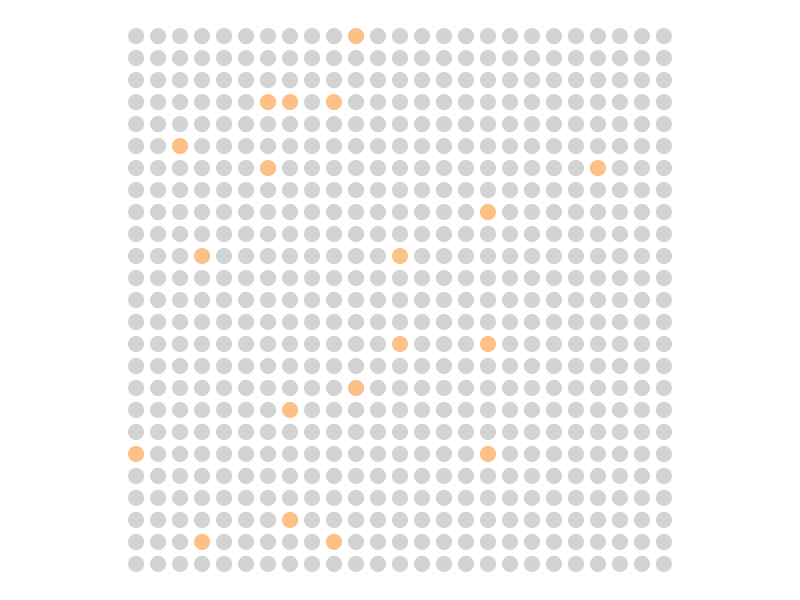
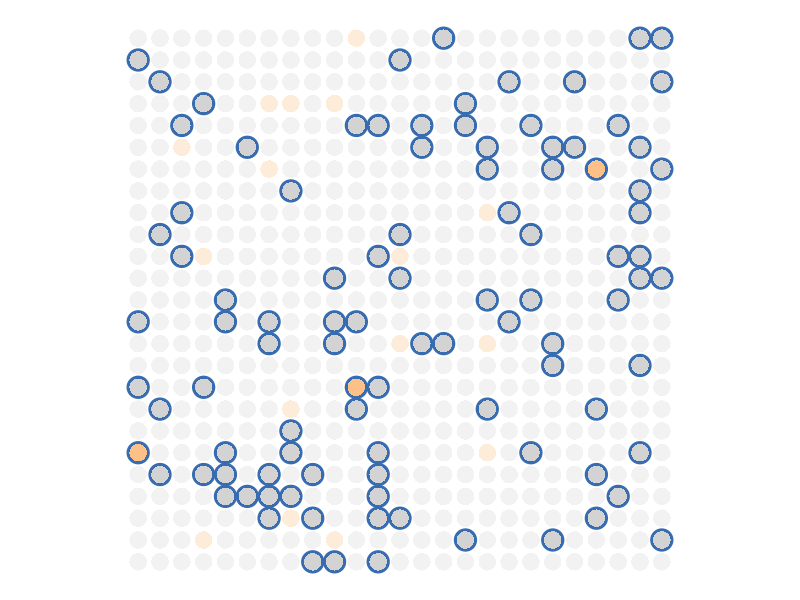
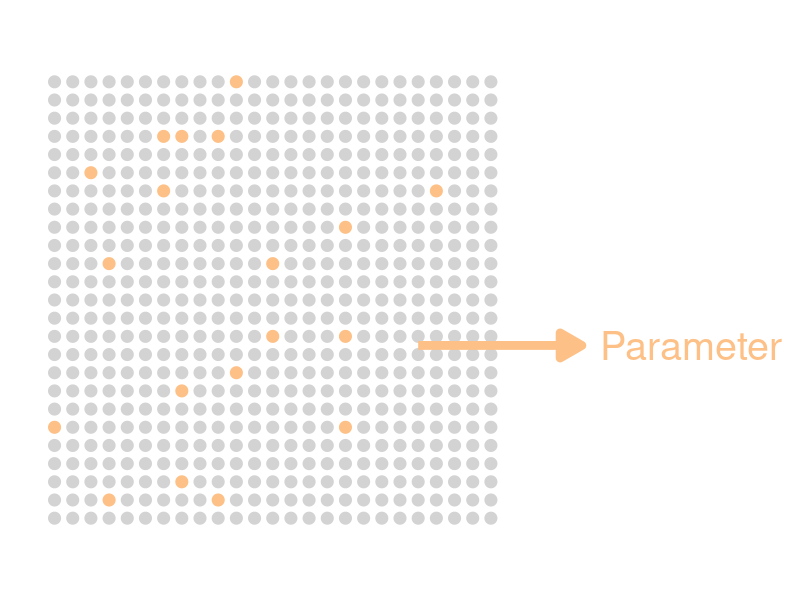
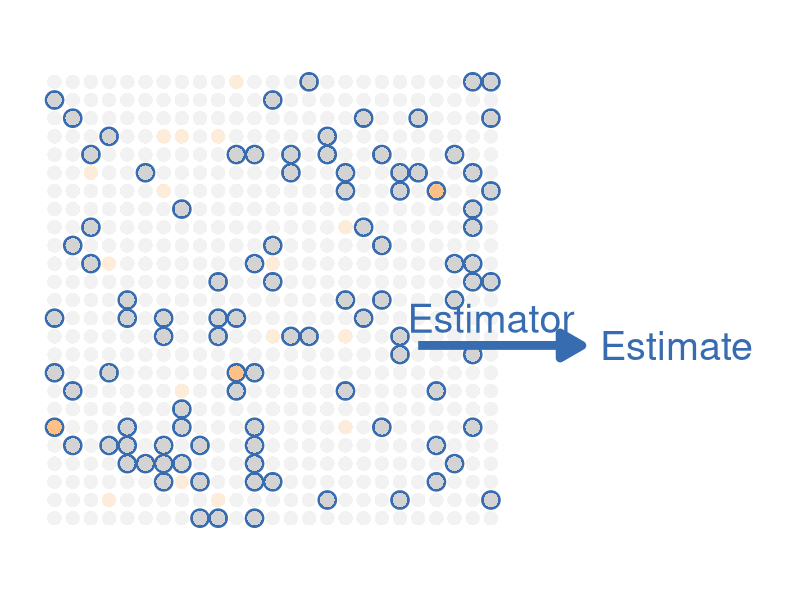
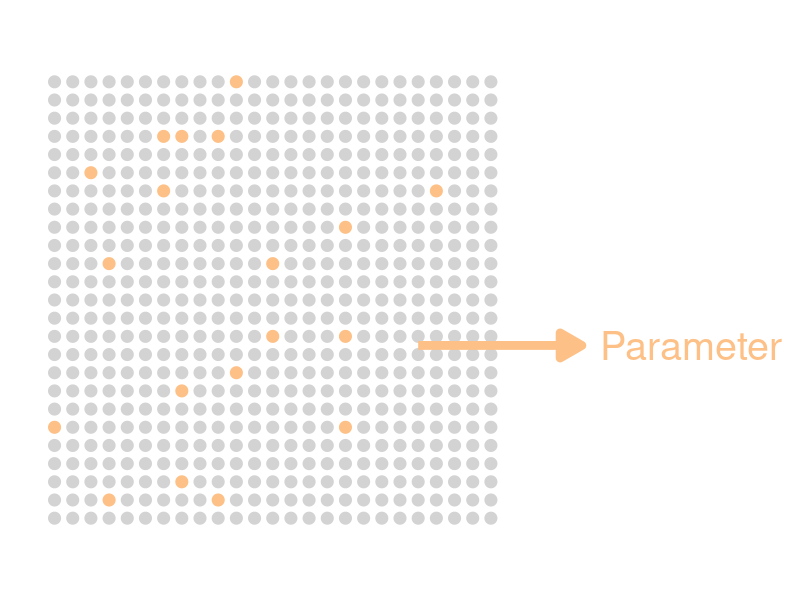
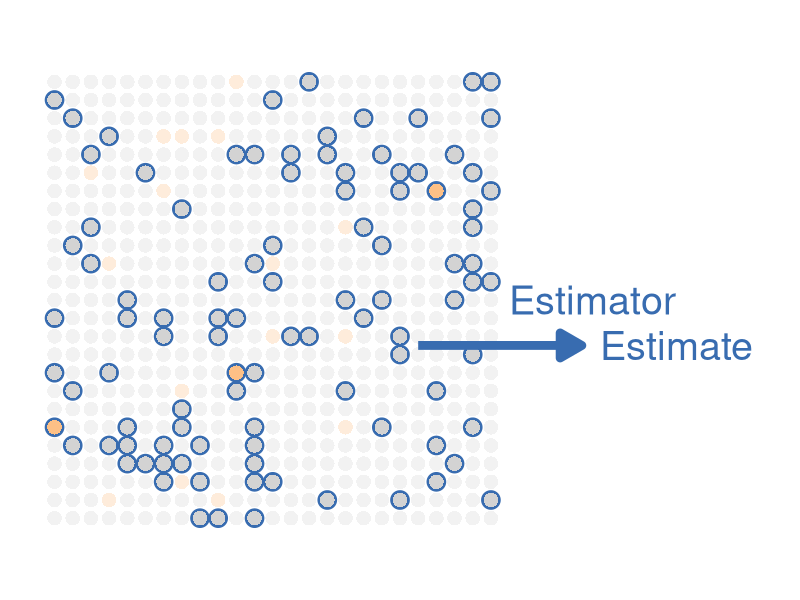

Recreate these plots in R, in order. (Note: this script raises an error after producing the figures.)
## ---- chunk 1
library(tidyverse)
library(fontawesome)
knitr::opts_chunk$set(eval = TRUE, echo = FALSE)
palette(RColorBrewer::brewer.pal(8, "Accent"))
# plot(1:5, col = 1:5, cex = 2, pch = 16)
theme_sizes <- theme(
    plot.title = element_text(size = 32),
    plot.subtitle = element_text(size = 24),
    axis.text = element_text(size = 20),
    axis.title = element_text(size = 24, margin = margin(1, 1, 1, 1, unit = "lines")),
    axis.title.y = element_text(angle = 90),
    legend.text = element_text(size = 20)
  )
## ---- chunk 2
set.seed(237)
n <- 25
x <- rep(1:n, n)
y <- rep(1:n, each = n)
z <- rbinom(n^2, 1, 0.03)
pop <- tibble(x = x, y = y, z = z) |>
  mutate(sampled = sample(c(rep(TRUE, 100), rep(FALSE, n^2 - 100))))
p0 <- mean(pop$z)
p_pop <- ggplot(pop) +
  theme_void() +
  ggforce::geom_circle(
    aes(x0 = x, y0 = y, r = .4, fill = factor(z)), 
    color = "white", show.legend = FALSE
  ) +
  scale_fill_manual(values = c("lightgrey", palette()[3])) +
  coord_equal()
p_samp <- ggplot(pop) +
  theme_void() +
  ggforce::geom_circle(
    aes(x0 = x, y0 = y, r = .5), 
    fill = palette()[5], color = palette()[5],
    data = pop |> filter(sampled)
  ) +
  ggforce::geom_circle(
    aes(x0 = x, y0 = y, r = .4, fill = factor(z), alpha = sampled),
    color = NA, show.legend = FALSE
  ) +
  scale_fill_manual(values = c("lightgrey", palette()[3])) +
  scale_alpha_manual(values = c(0.3, 1)) +
  coord_equal()
## ---- chunk 3
#| fig-asp: 1
p_pop
## ---- chunk 4
#| fig-asp: 1
p_samp
## ---- chunk 5
#| fig-asp: .5
#| out-width: 80%
#| fig-align: center
p_pop + 
  annotate("segment", x = 21, y = 10.5, xend = 30, yend = 10.5,
           arrow = arrow(type = "closed"), linewidth = 3,
           color = palette()[3]) +
  annotate("text", x = 31 , y = 10.5, label = "Parameter",
           color = palette()[3], size = 10, hjust = 0) +
  coord_equal(xlim = c(0, 40))
## ---- chunk 6
#| fig-asp: .5
#| out-width: 80%
#| fig-align: center
p_samp + 
  annotate("segment", x = 21, y = 10.5, xend = 30, yend = 10.5,
           arrow = arrow(type = "closed"), linewidth = 3,
           color = palette()[5]) +
  annotate("text", x = 31 , y = 10.5, label = "Estimate",
           color = palette()[5], size = 10, hjust = 0) +
  annotate("text", x = 25, y = 12, label = "Estimator",
           color = palette()[5], size = 10) +
  coord_equal(xlim = c(0, 40))
## ---- chunk 7
#| fig-asp: .5
#| out-width: 80%
#| fig-align: center
p_pop + 
  annotate("segment", x = 21, y = 10.5, xend = 30, yend = 10.5,
           arrow = arrow(type = "closed"), linewidth = 3,
           color = palette()[3]) +
  annotate("text", x = 31 , y = 10.5, label = "Parameter",
           color = palette()[3], size = 10, hjust = 0) +
  coord_equal(xlim = c(0, 40))
## ---- chunk 8
#| fig-asp: .5
#| out-width: 80%
#| fig-align: center
p_samp + 
  annotate("segment", x = 21, y = 10.5, xend = 30, yend = 10.5,
           arrow = arrow(type = "closed"), linewidth = 3,
           color = palette()[5]) +
  annotate("text", x = 31 , y = 10.5, label = "Estimate",
           color = palette()[5], size = 10, hjust = 0) +
  annotate("text", x = 26, y = 13, label = "Estimator",
           color = palette()[5], size = 10, hjust = 0) +
  coord_equal(xlim = c(0, 40))
## ---- chunk 9
#| fig-asp: 1
#| fig-align: center
knitr::include_graphics("img/sampling.gif")
## ---- chunk 10
#| fig-asp: 1
#| fig-align: center
knitr::include_graphics("img/sampling-distribution.gif")
## ---- chunk 11
#| layout-ncol: 1
dist_20 <- ggplot() +
  theme_classic() +
  geom_histogram(aes(x = replicate(1000, mean(sample(pop$z, 20)))),
                 bins = 20) +
  geom_vline(xintercept = p0, color = palette()[3], 
             linetype = "dotted", linewidth = 2) +
  scale_x_continuous(breaks = c(0, p0, 0.2),
                     labels = expression(0, theta, 0.2)) +
  coord_cartesian(xlim = c(0, 0.2), clip = "off") +
  labs(x = NULL, y = NULL, title = expression(T[20])) +
  theme_sizes
dist_100 <- ggplot() +
  theme_classic() +
  geom_histogram(aes(x = replicate(1000, mean(sample(pop$z, 100)))), bins = 20) +
  geom_vline(xintercept = p0, color = palette()[3], 
             linetype = "dotted", linewidth = 2) +
  scale_x_continuous(breaks = c(0, p0, 0.2),
                     labels = expression(0, theta, 0.2)) +
  coord_cartesian(xlim = c(0, 0.2), clip = "off") +
  labs(x = NULL, y = NULL, title = expression(T[100])) +
  theme_sizes
dist_500 <- ggplot() +
  theme_classic() +
  geom_histogram(aes(x = replicate(1000, mean(sample(pop$z, 500)))), bins = 20) +
  geom_vline(xintercept = p0, color = palette()[3], 
             linetype = "dotted", linewidth = 2) +
  scale_x_continuous(breaks = c(0, p0, 0.2),
                     labels = expression(0, theta, 0.2)) +
  coord_cartesian(xlim = c(0, 0.2), clip = "off") +
  labs(x = NULL, y = NULL, title = expression(T[500])) +
  theme_sizes
dist_20
dist_100
dist_500
## ---- chunk 12
ggplot() +
  theme_void() +
  scale_x_continuous(limits = c(0, 1)) +
  coord_cartesian(ylim = c(0, 8), clip = "off") +
  geom_function(fun = dexp, args = list(rate = 1),
                color = grey(.8)) +
  geom_function(fun = dexp, args = list(rate = 2),
                color = grey(.7)) +
  geom_function(fun = dexp, args = list(rate = 4),
                color = grey(.6)) +
  geom_function(fun = dexp, args = list(rate = 8),
                color = grey(.5)) +
  geom_function(fun = dexp, args = list(rate = 16),
                color = grey(.4)) +
  geom_function(fun = dexp, args = list(rate = 32),
                color = grey(.3)) +
  geom_function(fun = dexp, args = list(rate = 64),
                color = grey(.2)) +
  annotate("segment", x = .8, xend = .2, y = 5, yend = 5,
           arrow = arrow(type = "closed"), linewidth = 2) +
  annotate("text", x = .5, y = 5.5, hjust = .5, vjust = 0,
           label = "Concerntrates around 0", size = 10) +
  annotate("text", x = .5, y = 4.5, hjust = .5, vjust = 1,
           label = "as n approaches infinty", size = 10) +
  labs(title = expression(paste("Probability density function of ",Z[n]))) +
  theme(plot.title = element_text(size = 36, hjust = .5))
## ---- chunk 13
#| fig.asp: .3
ggplot() +
  theme_void() +
  annotate("segment", x = 1, xend = 10, y = .5, yend = .5,
           linewidth = 3, arrow = arrow(type ="closed"),
           color = palette()[3]) +
  annotate("segment", x = 0, xend = 10, y = 0, yend = 0,
           linewidth = 3, arrow = arrow(type ="closed"),
           color = palette()[5]) +
  annotate("text", x = c(0, 1, 5), y = c(-.1, .4, -.1), vjust = 1, 
           label = c(0, "epsilon", "group('|',X[n]-Y,'|')"),
           parse = TRUE, size = 14) +
  annotate("text", x = 3, y = .55, vjust = 0, hjust = 0,
           label = "group('|',X[n]-Y,'|')>=epsilon", parse = TRUE,
           size = 12, colour = palette()[3]) +
  annotate("text", x = 2, y = .05, vjust = 0, hjust = 0,
           label = "group('|',X[n]-Y,'|')>0", parse = TRUE,
           size = 12, colour = palette()[5]) +
  coord_cartesian(xlim = c(0, 10), ylim = c(-.5, 1)) +
  annotate("segment", x = 0, y = 0, xend = 0, yend = 1, 
           linetype = "dotted") +
  annotate("segment", x = 1, y = .5, xend = 1, yend = 1, 
           linetype = "dotted")
  
## ---- chunk 14
#| fig.asp: .3
ggplot() +
  theme_void() +
  annotate("segment", x = 0, xend = .3, y = 0, yend = 0,
           linewidth = 3, color = palette()[5]) +
  annotate("segment", x = 0, xend = .5, y = .5, yend = .5,
           linewidth = 3, color = palette()[3]) +
  annotate("text", x = .25, y = .55, vjust = 0, hjust = 0.5,
           label = "Y==1", parse = TRUE,
           size = 12, colour = palette()[3]) +
  annotate("text", x = .15, y = .05, vjust = 0, hjust = 0.5,
           label = "X[n]==1", parse = TRUE,
           size = 12, colour = palette()[5]) +
  coord_cartesian(xlim = c(0, 1), ylim = c(0, 1)) +
  scale_x_continuous(breaks = c(0, .3, .5, 1), name = "U",
                     labels = expression(0, frac(1,2)-frac(1,n), frac(1,2), 1)) +
  theme(axis.line.x = element_line(),
        axis.ticks.x = element_line(),
        axis.ticks.length.x = unit(1, "line"),
        axis.text.x = element_text(size = 16),
        axis.title.x = element_text(size = 24))
## ---- chunk 15
ex132 <- tibble(k = seq(1, 4, by = 0.01)) %>%
  mutate(
    exact = pexp(k + 1),
    chebyshev = 1 - 1 / k^2
  )
p132 <- ggplot(ex132, aes(x = k)) +
  theme_classic() +
  geom_line(aes(y = exact), linetype = "dotted") +
  geom_line(aes(y = chebyshev), linetype = "dashed") +
  geom_point(aes(y = exact), size = 4,
             data = ex132 |> filter(k %in% c(1,2,3))) +
  geom_point(aes(y = chebyshev), pch = 4, size = 4,
             data = ex132 |> filter(k %in% c(1,2,3))) +
  annotate("text", x = 1, y = 1, hjust = 0, vjust = 1, 
           label = "F[Y]~(1~+~k)", 
           size = 10, parse = TRUE) +
  annotate("text", x = 1.5, y = 0.5, hjust = 0, vjust = 1, 
           label = "Chebyshev's lower bound", size = 8) +
  labs(y = expression(paste("P(|Y - ", mu, "| < k", sigma, ")"))) +
  scale_y_continuous(limits = c(0, 1), breaks = c(0, 1)) +
  theme_sizes
## ---- chunk 16
#| fig-asp: 1
p132
## ---- chunk 17
set.seed(500)
N <- 100
sims <- rnorm(N)
Xbars <-  numeric(N)
for (n in seq_len(N)) {
  Xbars[n] <- sum(sims[1:n]) / n
}
ggplot() +
  theme_classic() +
  geom_point(aes(x = seq_len(N), y = Xbars), size = 2) +
  geom_line(aes(x = seq_len(N), y = Xbars), linetype = "dotted") +
  geom_hline(yintercept = 0, linetype = "dotted", color = 2) +
  labs(x = "n", y = expression(bar(X)[n])) +
  scale_x_continuous(breaks = c(0, N)) +
  scale_y_continuous(breaks = c(-1,0,1)) +
  theme_sizes
## ---- chunk 18
set.seed(1000)
N <- 1000
sims <- rcauchy(N)
Xbars <-  numeric(N)
for (n in seq_len(N)) {
  Xbars[n] <- sum(sims[1:n]) / n
}
ggplot() +
  theme_classic() +
  geom_point(aes(x = seq_len(N), y = Xbars), size = 2) +
  geom_line(aes(x = seq_len(N), y = Xbars), linetype = "dotted") +
  geom_hline(yintercept = 0, linetype = "dotted", color = 2) +
  labs(x = "n", y = expression(bar(X)[n])) +
  scale_x_continuous(breaks = c(0, N)) +
  scale_y_continuous(breaks = 0, labels = "Median") +
  theme_sizes +
  theme(axis.text.y = element_text(angle = 90, hjust = .5))
